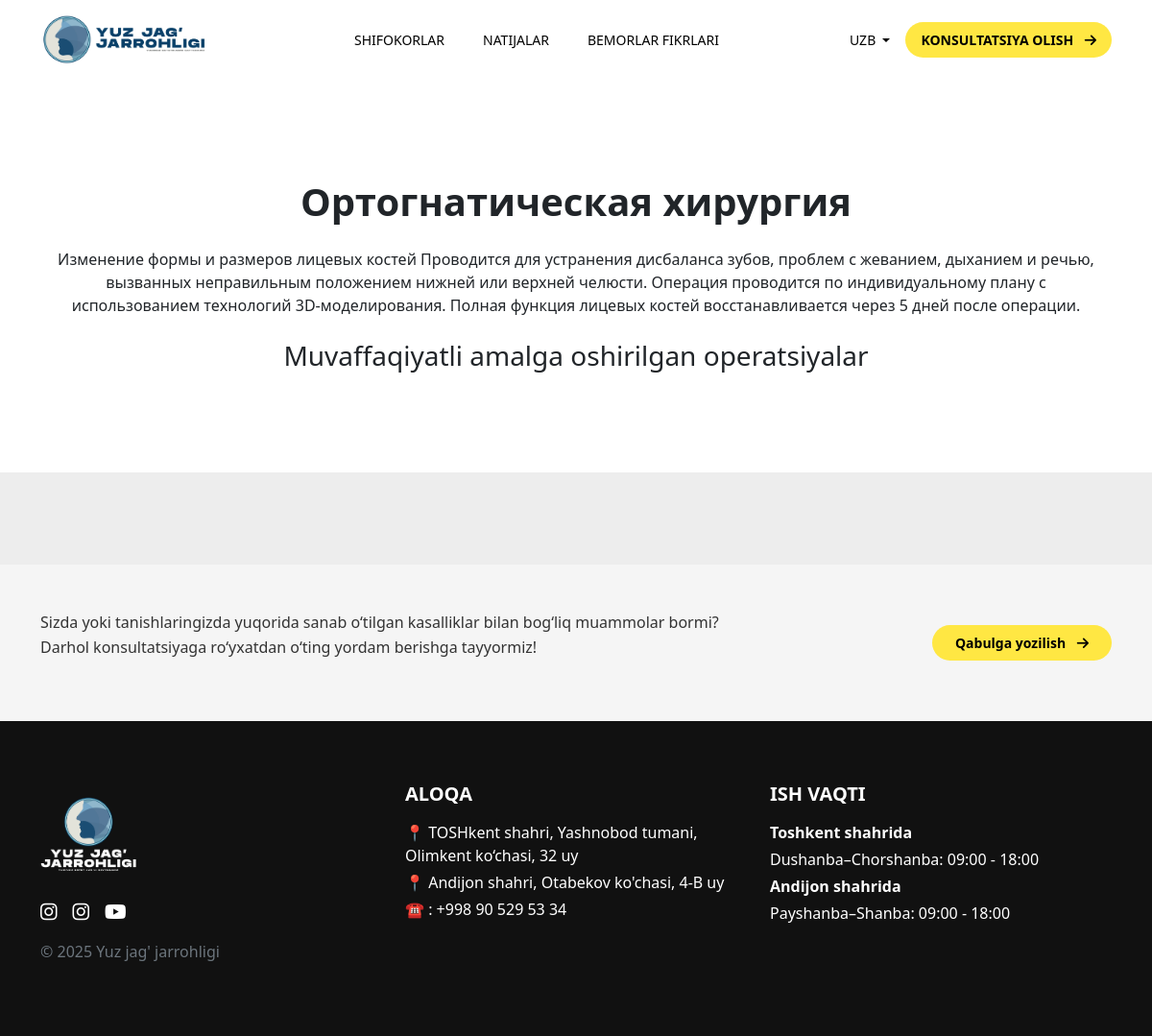
/uz/category/ortognatik-jarrohlik/, run on an earlier commit of the app's database.
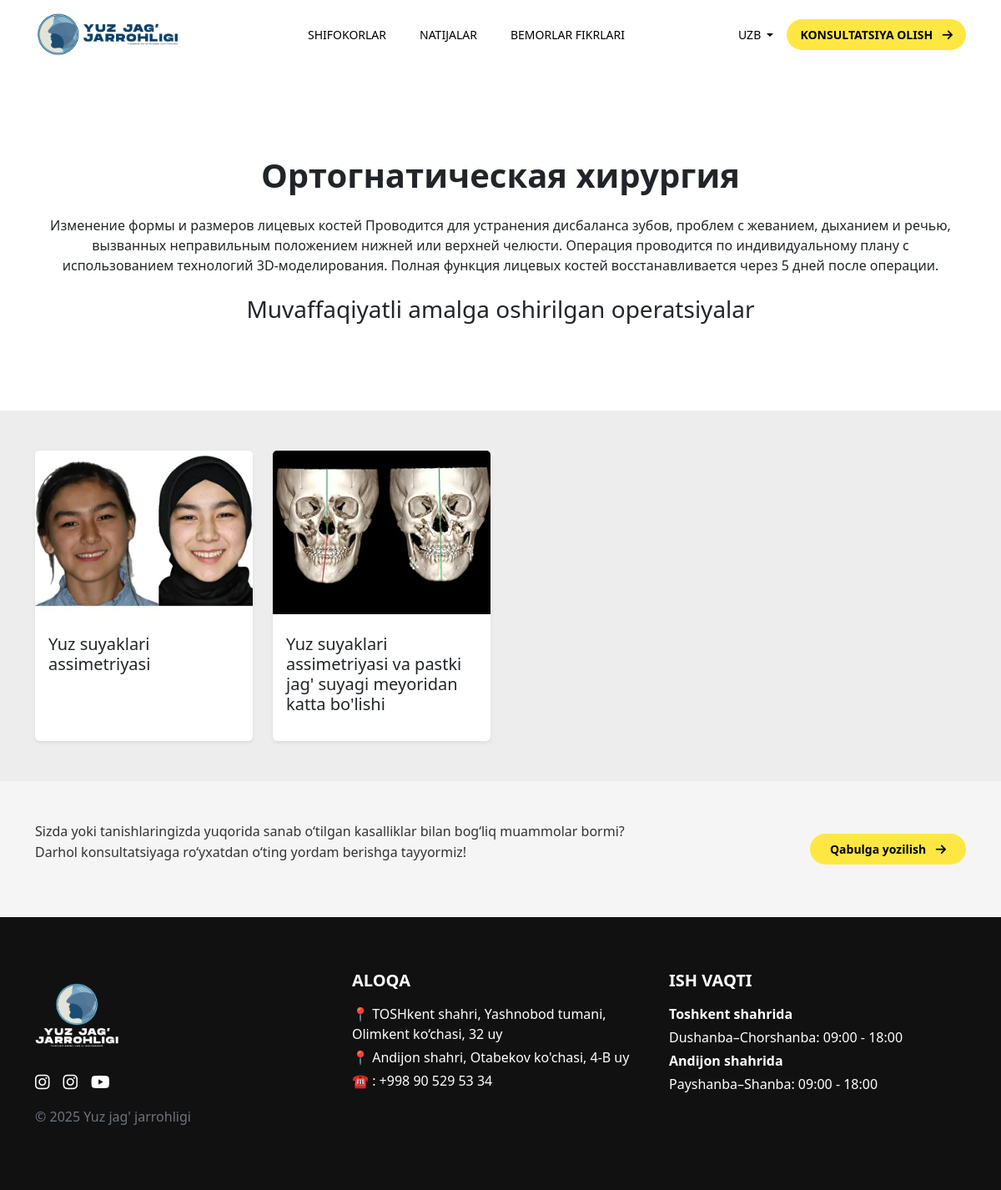
And on a later commit of the database.
### main/models/main_model.py (models this page shows, shortened)
class Operations(models.Model):
    name = models.CharField(max_length=100)
    img = models.ImageField(upload_to='operation_image/', blank=True, null=True)
    category = models.ForeignKey(Category, on_delete=models.CASCADE , related_name='operations')
    class Meta:
        verbose_name = 'Operation'
        verbose_name_plural = 'Operations'
    class Ordering:
        fields = ['name']
        order_with_respect_to = 'name'

### main/views/main_view.py (the view, shortened to what this page needs)
# urls.py: path('category/<slug:slug>/', categoryDetail, name='category_detail'),
def categoryDetail(request, slug):
    operations_qs = Operations.objects.prefetch_related('operation_images')
    first_image = None
    category = get_object_or_404(
        Category.objects.prefetch_related(
            Prefetch('operations', queryset=operations_qs)
        ).defer('img'),
        slug=slug
    )
    context = {
        'category': category,
        'operations': category.operations.all(),
    }
    if request.method == 'GET':
        return render(request, 'category_detail.html', context)

### main/context_processors.py (called while the page is built)
def translations(request):
    lang = request.LANGUAGE_CODE if hasattr(request, 'LANGUAGE_CODE') else 'uz'
    return {
        't': get_text(lang)
    }

### templates/category_detail.html (shortened to what the changed rows need)
{% extends 'base.html' %} {% load static %} {% load i18n %} {% block content %}
<header class=" w-100 z-3" role="banner">
  <nav class="navbar navbar-expand-lg" role="navigation" aria-label="Asosiy navigatsiya">
      {% get_current_language as LANGUAGE_CODE %}
  </nav>
</header>
<section class="category-detail-intro py-5 my-5 text-center">
  <div class="container">
    <h2 class="section-title py-2">{{ category.name }}</h2>
  </div>
</section>
<section class="operations bg-light py-5">
  <div class="container">
    <div class="row">
      {% for operation in operations %}
      <article
        class="col-lg-3 col-md-6 col-12"
        role="region"
        aria-label="{{ operation.name }}">
          <div
            role="button"
            class="card h-100 shadow-sm border-0 operation-card"
            data-title="{{ operation.name }}"
            data-images='[
              {% if operation.operation_images.count > 0 %}
                {% for img in operation.operation_images.all %}
                  "{{ img.image.url }}"{% if not forloop.last %},{% endif %}
                {% endfor %}
              {% else %}
                "{{ operation.img.url }}"
              {% endif %}
            ]'
            data-bs-toggle="modal"
            data-bs-target="#imageModal"
          >
          <img
            src="{{ operation.img.url }}"
            class="card-img-top first-image"
            alt="{{ operation.name }} rasmi"
            loading="lazy"
          />
          <div class="card-body">
            <h5 class="descriptionitle mb-2 py-2">{{ operation.name }}</h5>
          </div>
        </div>
      </article>
      {% endfor %}
    </div>
  </div>
</section>
<section class="consultation-section py-5" aria-label="Konsultatsiya bo‘limi">
  <div class="container">
  </div>
</section>
  {% endblock %}

What changed in the data, as far as the page shows it:
added Operations: img (picture), name "Yuz suyaklari assimetriyasi"
added Operations: img (picture), name "Yuz suyaklari assimetriyasi va pastki jag' suyagi meyoridan katta bo'lishi"
